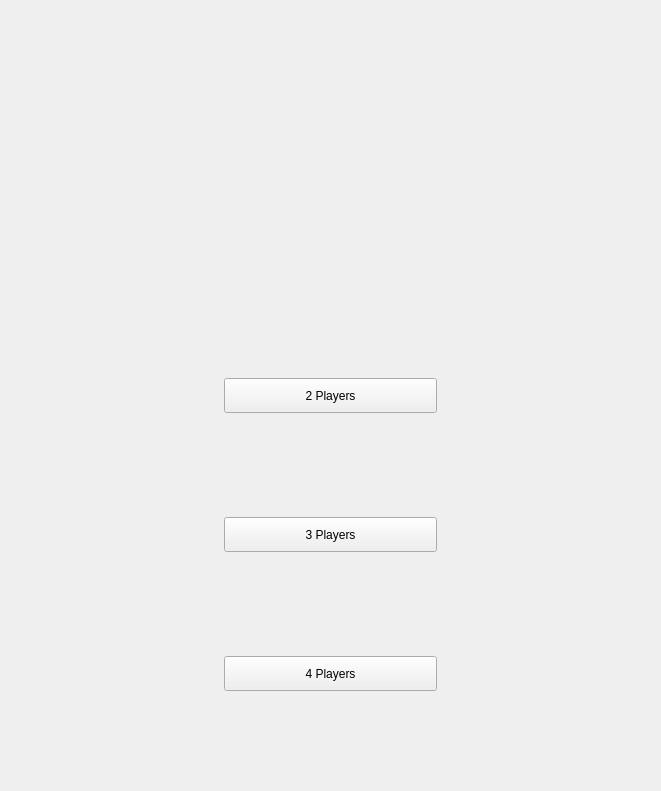
<?xml version="1.0" encoding="UTF-8"?>
<ui version="4.0">
 <class>Form</class>
 <widget class="QWidget" name="Form">
  <property name="geometry">
   <rect>
    <x>0</x>
    <y>0</y>
    <width>661</width>
    <height>791</height>
   </rect>
  </property>
  <property name="windowTitle">
   <string>Form</string>
  </property>
  <property name="styleSheet">
   <string notr="true">background-color:&quot;green&quot;
</string>
  </property>
  <widget class="QWidget" name="horizontalLayoutWidget">
   <property name="geometry">
    <rect>
     <x>0</x>
     <y>280</y>
     <width>661</width>
     <height>511</height>
    </rect>
   </property>
   <layout class="QHBoxLayout" name="horizontalLayout">
    <item>
     <layout class="QVBoxLayout" name="verticalLayout"/>
    </item>
    <item>
     <layout class="QVBoxLayout" name="verticalLayout_2">
      <item>
       <widget class="QPushButton" name="twoPButton">
        <property name="sizePolicy">
         <sizepolicy hsizetype="Fixed" vsizetype="Fixed">
          <horstretch>0</horstretch>
          <verstretch>0</verstretch>
         </sizepolicy>
        </property>
        <property name="minimumSize">
         <size>
          <width>213</width>
          <height>35</height>
         </size>
        </property>
        <property name="maximumSize">
         <size>
          <width>213</width>
          <height>35</height>
         </size>
        </property>
        <property name="styleSheet">
         <string notr="true">background-color:&quot;lightblue&quot;
</string>
        </property>
        <property name="text">
         <string>2 Players</string>
        </property>
       </widget>
      </item>
      <item>
       <widget class="QPushButton" name="threePButton">
        <property name="sizePolicy">
         <sizepolicy hsizetype="Fixed" vsizetype="Fixed">
          <horstretch>0</horstretch>
          <verstretch>0</verstretch>
         </sizepolicy>
        </property>
        <property name="minimumSize">
         <size>
          <width>213</width>
          <height>35</height>
         </size>
        </property>
        <property name="maximumSize">
         <size>
          <width>213</width>
          <height>35</height>
         </size>
        </property>
        <property name="styleSheet">
         <string notr="true">background-color:&quot;lightblue&quot;
</string>
        </property>
        <property name="text">
         <string>3 Players</string>
        </property>
       </widget>
      </item>
      <item>
       <widget class="QPushButton" name="fourPButton">
        <property name="sizePolicy">
         <sizepolicy hsizetype="Fixed" vsizetype="Fixed">
          <horstretch>0</horstretch>
          <verstretch>0</verstretch>
         </sizepolicy>
        </property>
        <property name="minimumSize">
         <size>
          <width>213</width>
          <height>35</height>
         </size>
        </property>
        <property name="maximumSize">
         <size>
          <width>213</width>
          <height>35</height>
         </size>
        </property>
        <property name="styleSheet">
         <string notr="true">background-color:&quot;lightblue&quot;
</string>
        </property>
        <property name="text">
         <string>4 Players</string>
        </property>
       </widget>
      </item>
     </layout>
    </item>
    <item>
     <layout class="QVBoxLayout" name="verticalLayout_3"/>
    </item>
   </layout>
  </widget>
  <widget class="QLabel" name="label">
   <property name="geometry">
    <rect>
     <x>0</x>
     <y>0</y>
     <width>661</width>
     <height>281</height>
    </rect>
   </property>
   <property name="styleSheet">
    <string notr="true">background-image: url(:/newPrefix/Logo_gucci.png);</string>
   </property>
   <property name="text">
    <string/>
   </property>
  </widget>
 </widget>
 <resources>
  <include location="Logo.qrc"/>
 </resources>
 <connections/>
</ui>
